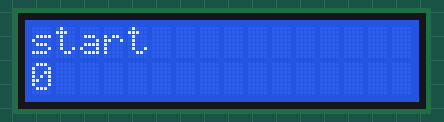
A sketch run on a simulated Arduino Uno, built with avr-gcc and run on an emulated ATmega328P. Parts: 16×2 character LCD.

Above: at 1.1 s.
At 5.6 s:
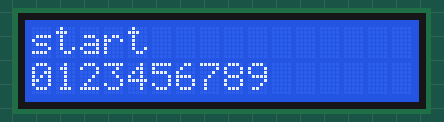
At 10.6 s:
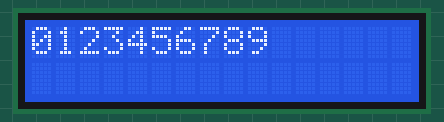
At 20.2 s:
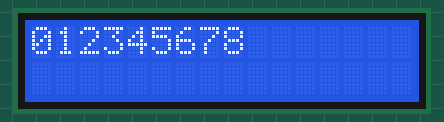
At 29.7 s:
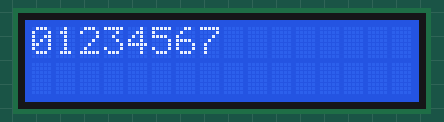
At 39.2 s:
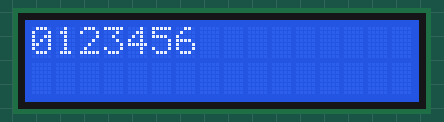

The sketch:

test.ino
```cpp
/*
  Simple glitching example for arduino

  At this first experiment we will only send some spiks in to the MOSFET after 10 seconds
  and check the behavious of microcontroller.

  mail : lord.feistel@gmail.com
  author : Antonio Silva


*/

// IMPORTANT THE FOLLOWING LIBRARIES MUST TO BE INSTALLED
// CHECK IN THE INTERNET HOW TO DO IT

#include <LiquidCrystal_I2C.h>
#include <Wire.h>

#define LCD_ADDRESS 0x27
#define LINE_COLUMNS 16,2

// set the LCD through the I2C
// LCD is a slave with address 27 in hex
// it is a display with 2 lines and 16 columns

LiquidCrystal_I2C lcd(LCD_ADDRESS, LINE_COLUMNS );

void setup() {

  // initialize LCD hardware
  lcd.init();
  lcd.backlight();

}

// the loop function runs over and over again forever
void loop() {


  // wait  for a second
  // we wait all capacitors, etc.
  // also we wait LCD is done.
  delay(1000);

  // put cursor at begin
  lcd.setCursor(0,0);

  // we will use it to know when
  // the software was rebooted
  // because glitching

  lcd.print("start");
  lcd.setCursor(0,1);

  // the counter
  int a = 0;

while(1)
{

  lcd.print(a);
  delay(500);


  /*

    Instruction to be skipped. Bote that as a is an integer
    the following instruction is not atomic.

    So it won't be a 1:1 with assembly instruction, Please check the atmel 328
    datasheet for the instructions and use some disassemble to check if I am telling
    the true :)

  */

  a++;


  // it will count till 10 and after go back to zero

  // We want to scape this "if" and makes a > 10
  if(a == 10)
  {

      lcd.setCursor(0,1);
      a = 0;
      lcd.clear();
  }

  // In theory impossible to reach out since the count is
  // always reset when reach 10

  if(a > 10)
  {
      // this symbol appear when
      // glitch happened
      lcd.print(";)");
  }
}

}
```

Measured:
- what the display in image 0 shows lasts 0.5 s, from 1.1 s to 1.6 s
